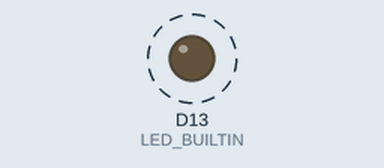
Recording of a program running on a simulated Seeed XIAO (SAMD21). Parts: output pins drawn as LEDs (lit = HIGH). Dashed ring = blinking.

Above: at 0.1 s.
Timing chart, 0 to 3.0 s (numbered marks = the images above):
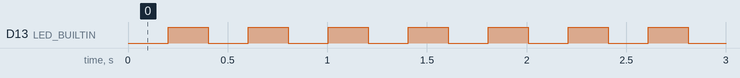

Measured:
- by itself, D13 (LED_BUILTIN): alternates HIGH for 0.20 s and LOW for 0.20 s

The program:

main.cpp
```cpp
#include <Arduino.h>

#include <Ticker.h>

void flip();

Ticker timer1(flip,200);

void flip() {
	int state = digitalRead(LED_BUILTIN);
	digitalWrite(LED_BUILTIN, !state);
}

void setup() {
	pinMode(LED_BUILTIN, OUTPUT);
	digitalWrite(LED_BUILTIN, LOW);

	timer1.start();
}

void loop() {
	timer1.update();
}
```
